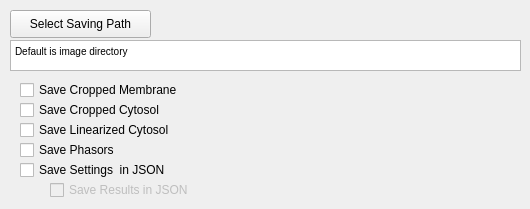
          <widget class="QWidget" name="tab_13">
           <attribute name="title">
            <string>Data Saving</string>
           </attribute>
           <widget class="QPushButton" name="B_selectsavingpath">
            <property name="geometry">
             <rect>
              <x>10</x>
              <y>10</y>
              <width>141</width>
              <height>28</height>
             </rect>
            </property>
            <property name="text">
             <string>Select Saving Path</string>
            </property>
           </widget>
           <widget class="QTextBrowser" name="textBrowser">
            <property name="geometry">
             <rect>
              <x>10</x>
              <y>40</y>
              <width>511</width>
              <height>31</height>
             </rect>
            </property>
            <property name="html">
             <string>&lt;!DOCTYPE HTML PUBLIC &quot;-//W3C//DTD HTML 4.0//EN&quot; &quot;http://www.w3.org/TR/REC-html40/strict.dtd&quot;&gt;
&lt;html&gt;&lt;head&gt;&lt;meta name=&quot;qrichtext&quot; content=&quot;1&quot; /&gt;&lt;style type=&quot;text/css&quot;&gt;
p, li { white-space: pre-wrap; }
&lt;/style&gt;&lt;/head&gt;&lt;body style=&quot; font-family:'MS Shell Dlg 2'; font-size:8.25pt; font-weight:400; font-style:normal;&quot;&gt;
&lt;p style=&quot; margin-top:0px; margin-bottom:0px; margin-left:0px; margin-right:0px; -qt-block-indent:0; text-indent:0px;&quot;&gt;&lt;span style=&quot; font-size:7.8pt;&quot;&gt;Default is image directory&lt;/span&gt;&lt;/p&gt;&lt;/body&gt;&lt;/html&gt;</string>
            </property>
           </widget>
           <widget class="QCheckBox" name="checkBox_11">
            <property name="enabled">
             <bool>true</bool>
            </property>
            <property name="geometry">
             <rect>
              <x>20</x>
              <y>80</y>
              <width>171</width>
              <height>20</height>
             </rect>
            </property>
            <property name="text">
             <string>Save Cropped Membrane</string>
            </property>
           </widget>
           <widget class="QCheckBox" name="checkBox_12">
            <property name="enabled">
             <bool>true</bool>
            </property>
            <property name="geometry">
             <rect>
              <x>20</x>
              <y>100</y>
              <width>171</width>
              <height>20</height>
             </rect>
            </property>
            <property name="text">
             <string>Save Cropped Cytosol</string>
            </property>
           </widget>
           <widget class="QCheckBox" name="checkBox_13">
            <property name="enabled">
             <bool>true</bool>
            </property>
            <property name="geometry">
             <rect>
              <x>20</x>
              <y>120</y>
              <width>211</width>
              <height>20</height>
             </rect>
            </property>
            <property name="text">
             <string>Save Linearized Cytosol</string>
            </property>
           </widget>
           <widget class="QCheckBox" name="checkBox_17">
            <property name="enabled">
             <bool>true</bool>
            </property>
            <property name="geometry">
             <rect>
              <x>20</x>
              <y>140</y>
              <width>211</width>
              <height>20</height>
             </rect>
            </property>
            <property name="text">
             <string>Save Phasors</string>
            </property>
           </widget>
           <widget class="QCheckBox" name="checkBox_18">
            <property name="enabled">
             <bool>true</bool>
            </property>
            <property name="geometry">
             <rect>
              <x>20</x>
              <y>160</y>
              <width>211</width>
              <height>20</height>
             </rect>
            </property>
            <property name="text">
             <string>Save Settings  in JSON </string>
            </property>
           </widget>
           <widget class="QCheckBox" name="checkBox_19">
            <property name="enabled">
             <bool>false</bool>
            </property>
            <property name="geometry">
             <rect>
              <x>50</x>
              <y>180</y>
              <width>211</width>
              <height>20</height>
             </rect>
            </property>
            <property name="text">
             <string>Save Results in JSON </string>
            </property>
           </widget>
          </widget>
